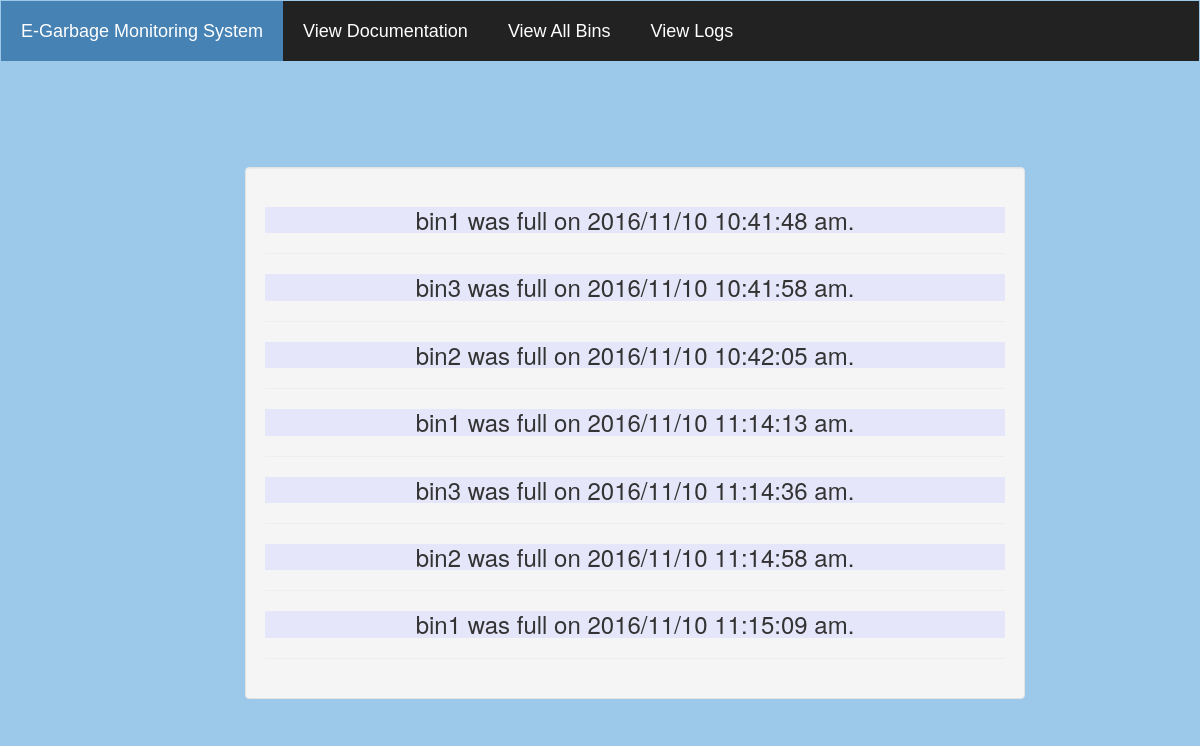
Page /bin_log.php on the committed database.
### tables this page shows
CREATE TABLE `bin_log` (
  `date_is` varchar(200) NOT NULL,
  `bin_name` varchar(100) DEFAULT NULL
);

### bin_log.php (the view, shortened to what this page needs)
<?php
$mysqli = new mysqli("localhost", "root", "", "dustbin");
 $querr = $mysqli->prepare("SELECT * FROM bin_log ORDER BY `bin_log`.`date_is`");
                        $querr->execute();
?>
<!DOCTYPE html>
<html lang="en">
<head>
    <link href="css/bootstrap.min.css" rel="stylesheet">
</head>
<?php include 'header_nex.php';?>
<body style="background-color:rgba(58, 146, 213,.5);padding:50px;">
<div class="container">
<div class="row">
<div class="col-md-2"></div>
<div class="col-md-8 well" id="bin_log">
	<?php foreach ($querr->get_result() as $row)
{
	?>
<h3><?php echo $row['bin_name']." was full on ".$row['date_is'].'.<br/>'; ?></h3> <hr>
 <?php
}
?>
</div>
<div class="col-md-2"></div>
</div>
</div>
</body>
</html>

### header_nex.php (shortened to what this page needs)
<ul id="navbar">
    <li class="active"><a href="http://localhost/E-garbage/">E-Garbage Monitoring System</a></li>
     <li><a href="http://localhost/E-garbage/document.php">View Documentation</a></li>
    <li><a href="http://localhost/E-garbage/show_all.php">View All Bins</a></li>
         <li><a href="http://localhost/E-garbage/bin_log.php">View Logs</a></li>
</ul>

### bin_log.php (style rules this page uses)
#bin_log { margin-top: 10%; }
h3 { text-align: center; background-color: lavender; }

### header_nex.php (style rules this page uses)
#navbar { position: absolute; top: 1px; left: 1px; right: 1px; height: 60px; margin: 0; padding: 0; list-style: none; background: #222; font-family: 'Oswald', sans-serif; font-size: 18px; font-weight: 300; z-index: 1; }
#navbar li { position: relative; float: left; line-height: 60px; background: inherit; text-align: center; transition: all .2s; }
#navbar li a { position: relative; display: block; padding: 0 20px; line-height: inherit; color: white; text-decoration: none; }
#navbar li:before { content: ''; display: block; position: absolute; left: 50%; margin-left: -30px; width: 60px; height: 60px; background: #222; border-radius: 50%; transform: rotate(45deg); transition: all 0, background .2s; }
#navbar li.active, #navbar li.active:before { background: steelblue; }

### rows in the picture
bin_log: bin_name "bin1", date_is "2016/11/10 10:41:48 am"
bin_log: bin_name "bin3", date_is "2016/11/10 10:41:58 am"
bin_log: bin_name "bin2", date_is "2016/11/10 10:42:05 am"
bin_log: bin_name "bin1", date_is "2016/11/10 11:14:13 am"
bin_log: bin_name "bin3", date_is "2016/11/10 11:14:36 am"
bin_log: bin_name "bin2", date_is "2016/11/10 11:14:58 am"
bin_log: bin_name "bin1", date_is "2016/11/10 11:15:09 am"
